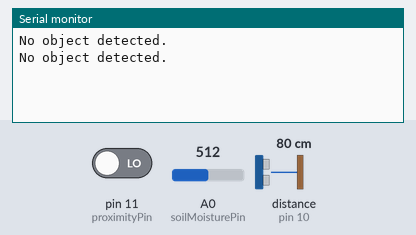
The sketch below on a simulated Arduino Uno, built with avr-gcc and run on an emulated ATmega328P. Shown: the last lines printed to the serial monitor. Wiring (inferred from the names in the program): ultrasonic range finder: trigger pin 9; echo pin 10. The inputs (shaded band) are chosen by the test bench; at power-on: distance to the obstacle (sensor on pin 10) 80 cm, pin 11 (proximityPin) LOW, A0 (soilMoisturePin) = 512. The echo pulse lasts 58.3 µs per cm.

Above: at 1.8 s.
1.9 s: distance to the obstacle (sensor on pin 10) set to 18 cm
At 2.8 s:
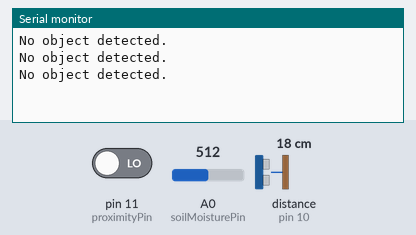
3.4 s: distance to the obstacle (sensor on pin 10) set to 14 cm
At 4.8 s:
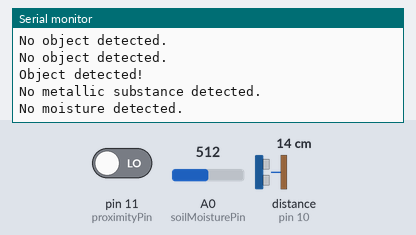

Measured:
- the behaviour switches between 16 and 15 cm on distance to the obstacle (sensor on pin 10) (found by bisection; images 1 and 2)
- after the input at 3.4 s, the serial monitor: prints a new line after 0.62 s (image 2)

The sketch:

Object_Separator.ino
```cpp
// Define pins for sensors
const int trigPin = 9;               // Ultrasonic sensor trigger pin
const int echoPin = 10;               // Ultrasonic sensor echo pin
const int proximityPin = 11;          // Proximity sensor output pin
const int soilMoisturePin = A0;      // Soil moisture sensor output pin

// Define distance threshold for object detection (in cm)
const int distanceThreshold = 15;     // Ultrasonic sensor threshold
const int proximityThreshold = 15;     // Proximity sensor threshold (in cm)

// Function to read the ultrasonic distance
long readUltrasonicDistance() {
  // Clear the trigPin
  digitalWrite(trigPin, LOW);
  delayMicroseconds(2);

  // Set the trigPin HIGH for 10 microseconds
  digitalWrite(trigPin, HIGH);
  delayMicroseconds(10);
  digitalWrite(trigPin, LOW);

  // Read the echoPin, return the sound wave travel time in microseconds
  long duration = pulseIn(echoPin, HIGH);

  // Calculate the distance in cm
  long distance = duration * 0.034 / 2; // Speed of sound is 0.034 cm/us
  return distance;
}

void setup() {
  // Initialize serial communication
  Serial.begin(9600);

  // Set sensor pins
  pinMode(trigPin, OUTPUT);
  pinMode(echoPin, INPUT);
  pinMode(proximityPin, INPUT);
}

void loop() {
  // Step 1: Detect object using ultrasonic sensor
  long distance = readUltrasonicDistance();

  if (distance < distanceThreshold) {
    Serial.println("Object detected!");

    // Step 2: Check for metallic substance using proximity sensor
    int proximityValue = digitalRead(proximityPin);
    if (proximityValue == HIGH) {
      Serial.println("Metallic substance detected.");
    } else {
      Serial.println("No metallic substance detected.");
    }

    // Step 3: Check for moisture using soil moisture sensor
    int soilMoistureValue = analogRead(soilMoisturePin);
    if (soilMoistureValue < 500) { // Adjust threshold as needed
      Serial.println("Moisture detected.");
    } else {
      Serial.println("No moisture detected.");
    }
  } else {
    Serial.println("No object detected.");
  }

  // Delay for a short period before the next loop
  delay(1000);
}
```
